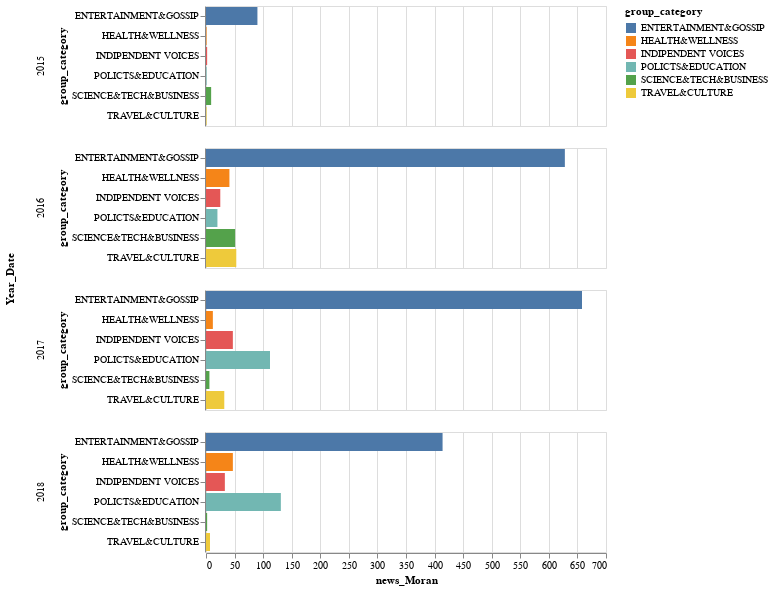

Notebook source saved alongside this figure:
### Code cell
alt.Chart(df_moran).mark_bar().encode(
    x='news_Moran:Q',
    y='group_category',
    color='group_category:N',
    row='Year_Date'
)

### Figure 1 — Vega-Lite specification as saved in the notebook (floating-point values rounded to 4 significant figures)
{"config": {"view": {"continuousWidth": 400, "continuousHeight": 300}}, "data": {"name": "data-5dc2d754612f9e02364565d93b6e4e70"}, "mark": "bar", "encoding": {"color": {"type": "nominal", "field": "group_category"}, "row": {"type": "quantitative", "field": "Year_Date"}, "x": {"type": "quantitative", "field": "news_Moran"}, "y": {"type": "nominal", "field": "group_category"}}, "$schema": "https://vega.github.io/schema/vega-lite/v4.8.1.json", "datasets": {"data-5dc2d754612f9e02364565d93b6e4e70": [{"group_category": "SCIENCE&TECH&BUSINESS", "Year_Date": 2017, "news_Moran": 6}, {"group_category": "INDIPENDENT VOICES", "Year_Date": 2016, "news_Moran": 25}, {"group_category": "INDIPENDENT VOICES", "Year_Date": 2015, "news_Moran": 2}, {"group_category": "TRAVEL&CULTURE", "Year_Date": 2018, "news_Moran": 7}, {"group_category": "SCIENCE&TECH&BUSINESS", "Year_Date": 2016, "news_Moran": 51}, {"group_category": "SCIENCE&TECH&BUSINESS", "Year_Date": 2015, "news_Moran": 9}, {"group_category": "POLICTS&EDUCATION", "Year_Date": 2018, "news_Moran": 131}, {"group_category": "ENTERTAINMENT&GOSSIP", "Year_Date": 2015, "news_Moran": 90}, {"group_category": "INDIPENDENT VOICES", "Year_Date": 2017, "news_Moran": 47}, {"group_category": "POLICTS&EDUCATION", "Year_Date": 2015, "news_Moran": 1}, {"group_category": "HEALTH&WELLNESS", "Year_Date": 2015, "news_Moran": 1}, {"group_category": "HEALTH&WELLNESS", "Year_Date": 2018, "news_Moran": 47}, {"group_category": "HEALTH&WELLNESS", "Year_Date": 2016, "news_Moran": 41}, {"group_category": "ENTERTAINMENT&GOSSIP", "Year_Date": 2016, "news_Moran": 628}, {"group_category": "ENTERTAINMENT&GOSSIP", "Year_Date": 2017, "news_Moran": 658}, {"group_category": "SCIENCE&TECH&BUSINESS", "Year_Date": 2018, "news_Moran": 2}, {"group_category": "POLICTS&EDUCATION", "Year_Date": 2016, "news_Moran": 20}, {"group_category": "TRAVEL&CULTURE", "Year_Date": 2015, "news_Moran": 1}, {"group_category": "TRAVEL&CULTURE", "Year_Date": 2016, "news_Moran": 53}, {"group_category": "ENTERTAINMENT&GOSSIP", "Year_Date": 2018, "news_Moran": 414}, {"group_category": "POLICTS&EDUCATION", "Year_Date": 2017, "news_Moran": 112}, {"group_category": "INDIPENDENT VOICES", "Year_Date": 2018, "news_Moran": 33}, {"group_category": "TRAVEL&CULTURE", "Year_Date": 2017, "news_Moran": 32}, {"group_category": "HEALTH&WELLNESS", "Year_Date": 2017, "news_Moran": 12}]}}
